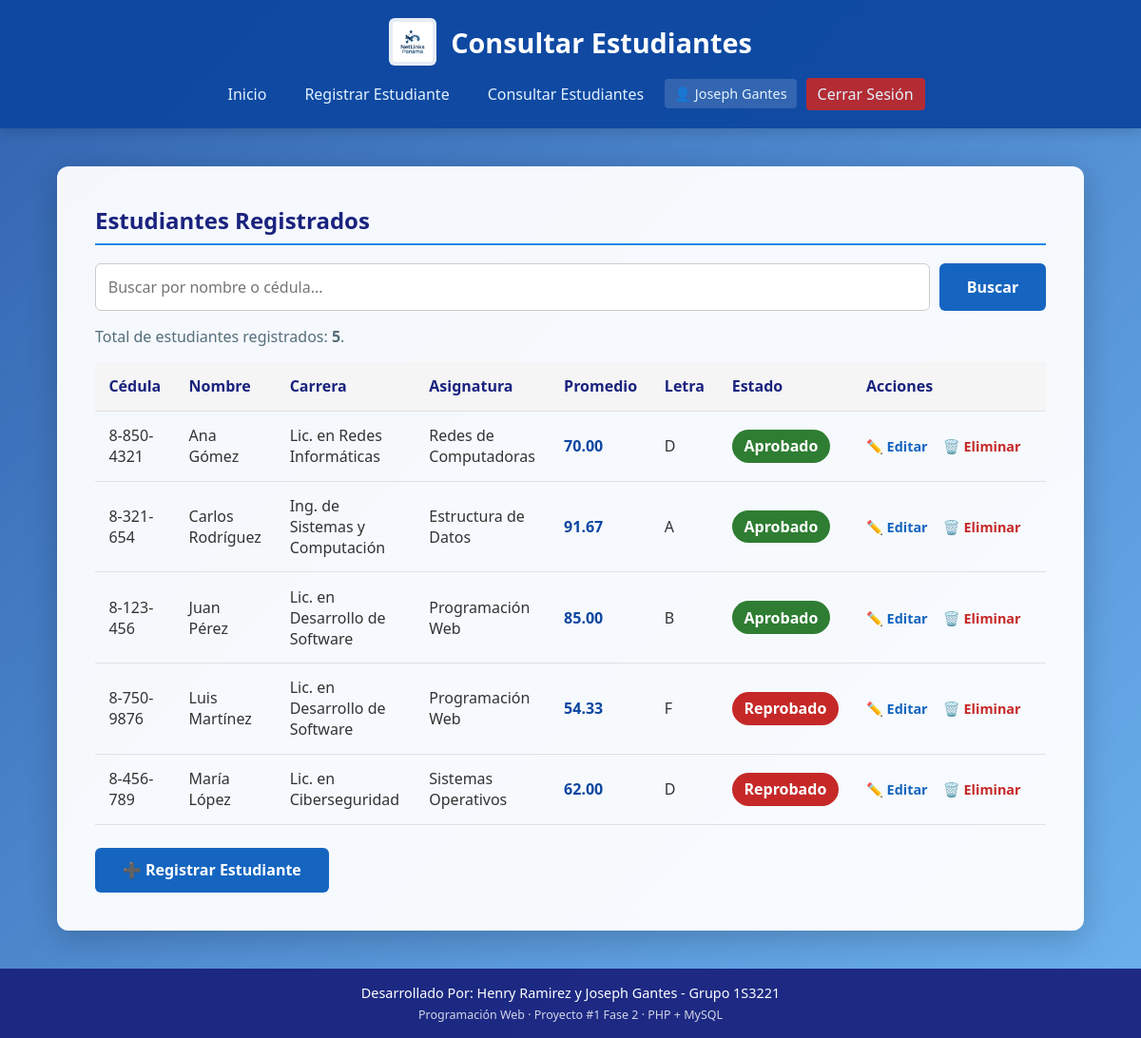
Screenshot of /listar_estudiantes.php (signed in) with the database file from the repository.
### tables this page shows
CREATE TABLE IF NOT EXISTS estudiantes (
    id_estudiante   INT           NOT NULL AUTO_INCREMENT,
    nombre_completo VARCHAR(150)  NOT NULL,
    cedula          VARCHAR(25)   NOT NULL,
    edad            INT           NOT NULL,
    carrera         VARCHAR(100)  NOT NULL,
    asignatura      VARCHAR(100)  NOT NULL,
    nota1           DECIMAL(5,2)  NOT NULL,
    nota2           DECIMAL(5,2)  NOT NULL,
    nota3           DECIMAL(5,2)  NOT NULL,
    promedio        DECIMAL(5,2)  NOT NULL,
    fecha_registro  DATETIME      NOT NULL DEFAULT CURRENT_TIMESTAMP,
    PRIMARY KEY (id_estudiante),
    UNIQUE KEY uq_estudiantes_cedula (cedula),
    KEY idx_estudiantes_nombre (nombre_completo),
    CONSTRAINT chk_estudiantes_edad  CHECK (edad >= 15),
    CONSTRAINT chk_estudiantes_nota1 CHECK (nota1 BETWEEN 0 AND 100),
    CONSTRAINT chk_estudiantes_nota2 CHECK (nota2 BETWEEN 0 AND 100),
    CONSTRAINT chk_estudiantes_nota3 CHECK (nota3 BETWEEN 0 AND 100)
);

### funciones.php (called while the page is built, shortened)
<?php
function obtenerLetraCalificacion($promedio) {
    if ($promedio >= 91) return "A";
    if ($promedio >= 81) return "B";
    if ($promedio >= 61) return "D";
    return "F";
}
function determinarEstado($promedio) {
    return ($promedio >= NOTA_MINIMA_APROBATORIA) ? "Aprobado" : "Reprobado";
}
function claseEstado($estado) {
    return ($estado === "Aprobado") ? "approved" : "failed";
}
function limpiar($valor) {
    return htmlspecialchars((string) $valor, ENT_QUOTES, 'UTF-8');
}

### listar_estudiantes.php (the view, shortened to what this page needs)
<?php
require_once 'conexion.php';
require_once 'funciones.php';
$busqueda = trim($_GET['buscar'] ?? '');
if ($busqueda !== '') {
    $patron = '%' . addcslashes($busqueda, '\\%_') . '%';
    $sql = "SELECT id_estudiante, nombre_completo, cedula, edad, carrera, asignatura,
                   nota1, nota2, nota3, promedio, fecha_registro
            FROM estudiantes
            WHERE nombre_completo LIKE ? OR cedula LIKE ?
            ORDER BY nombre_completo ASC";
    $stmt = $conexion->prepare($sql);
    $stmt->execute([$patron, $patron]);
} else {
    $sql = "SELECT id_estudiante, nombre_completo, cedula, edad, carrera, asignatura,
                   nota1, nota2, nota3, promedio, fecha_registro
            FROM estudiantes
            ORDER BY nombre_completo ASC";
    $stmt = $conexion->query($sql);
}
$estudiantes = $stmt->fetchAll();
require 'encabezado.php';
?>
    <h2>Estudiantes Registrados</h2>
    <form method="GET" action="listar_estudiantes.php" class="buscador">
        <input type="search" name="buscar" placeholder="Buscar por nombre o cédula..."
               value="<?= limpiar($busqueda) ?>" aria-label="Buscar estudiante">
        <button type="submit" class="btn">Buscar</button>
    </form>
    <p class="texto-conteo">
        <?php if ($busqueda !== ''): ?>
            Resultados para <strong>"<?= limpiar($busqueda) ?>"</strong>:
            <?= count($estudiantes) ?> estudiante(s).
        <?php else: ?>
            Total de estudiantes registrados: <strong><?= count($estudiantes) ?></strong>.
        <?php endif; ?>
    </p>
    <?php if (empty($estudiantes)): ?>
        <div class="alert alert-info">
            <?php if ($busqueda !== ''): ?>
                No se encontraron estudiantes que coincidan con la búsqueda.
            <?php else: ?>
                No existen estudiantes registrados todavía.
            <?php endif; ?>
        </div>
    <?php else: ?>
        <div class="tabla-responsive">
            <table class="tabla-listado">
                <thead>
                    <tr>
                        <th>Cédula</th>
                        <th>Nombre</th>
                        <th>Carrera</th>
                        <th>Asignatura</th>
                        <th>Promedio</th>
                        <th>Letra</th>
                        <th>Estado</th>
                        <th>Acciones</th>
                    </tr>
                </thead>
                <tbody>
                    <?php foreach ($estudiantes as $fila): ?>
                        <?php
                        $promedio = (float) $fila['promedio'];
                        $letra    = obtenerLetraCalificacion($promedio);
                        $estado   = determinarEstado($promedio);
                        ?>
                        <tr>
                            <td><?= limpiar($fila['cedula']) ?></td>
                            <td><?= limpiar($fila['nombre_completo']) ?></td>
                            <td><?= limpiar($fila['carrera']) ?></td>
                            <td><?= limpiar($fila['asignatura']) ?></td>
                            <td class="celda-promedio"><?= number_format($promedio, 2) ?></td>
                            <td><?= limpiar($letra) ?></td>
                            <td>
                                <span class="status-badge <?= claseEstado($estado) ?>"><?= limpiar($estado) ?></span>
                            </td>
                            <td class="acciones">
                                <a href="editar_estudiante.php?id=<?= (int) $fila['id_estudiante'] ?>"
                                   class="editar" title="Editar estudiante">✏️ Editar</a>
                                <a href="eliminar_estudiante.php?id=<?= (int) $fila['id_estudiante'] ?>"
                                   class="eliminar" title="Eliminar estudiante">🗑️ Eliminar</a>
                            </td>
                        </tr>
                    <?php endforeach; ?>
                </tbody>
            </table>
        </div>
    <?php endif; ?>
    <div class="form-acciones">
        <a href="registro_estudiantes.php" class="btn">➕ Registrar Estudiante</a>
    </div>
<?php require 'pie.php'; ?>

### CSS/estilos.css (style rules this page uses)
:root { --primary-color: #0d47a1; --secondary-color: #1565c0; --accent-color: #1e88e5; --dark-color: #1a237e; --light-bg: #f4f7f6; --white: #ffffff; --success-color: #2e7d32; --error-color: #c62828; }
* { box-sizing: border-box; margin: 0; padding: 0; font-family: 'Segoe UI', Tahoma, Geneva, Verdana, sans-serif; }
body { background: linear-gradient(135deg, rgba(13, 71, 161, 0.85), rgba(21, 101, 192, 0.75), rgba(30, 136, 229, 0.65)), url('https://images.unsplash.com/photo-1518770660439-4636190af475?auto=format&fit=crop&w=1920&q=80') center/cover fixed no-repeat; color: #333; display: flex; flex-direction: column; min-height: 100vh; }
h2 { color: var(--dark-color); margin-bottom: 1.2rem; font-weight: 600; border-bottom: 2px solid var(--accent-color); padding-bottom: 0.5rem; }
.texto-conteo { margin: 1rem 0; color: #546e7a; }
input[type="text"], input[type="number"], input[type="password"], input[type="search"], select { width: 100%; padding: 0.8rem; border: 1px solid #ccc; border-radius: 6px; font-size: 1rem; transition: border-color 0.3s; background-color: #fff; }
.form-acciones { display: flex; flex-wrap: wrap; align-items: center; gap: 0.75rem; margin-top: 1.5rem; }
.btn { display: inline-block; background-color: var(--secondary-color); color: var(--white); padding: 0.8rem 1.8rem; border: none; border-radius: 6px; cursor: pointer; font-size: 1rem; font-weight: 600; text-decoration: none; transition: background-color 0.3s, transform 0.1s; text-align: center; }
table { width: 100%; border-collapse: collapse; margin-top: 1.5rem; }
table th, table td { padding: 0.9rem; text-align: left; border-bottom: 1px solid #e0e0e0; }
table th { background-color: #f5f5f5; color: var(--dark-color); width: 40%; }
.tabla-responsive { width: 100%; overflow-x: auto; margin-top: 1rem; }
.tabla-listado { min-width: 900px; margin-top: 0; }
.tabla-listado th { width: auto; white-space: nowrap; }
.tabla-listado td { vertical-align: middle; }
.celda-promedio { font-weight: 700; color: var(--primary-color); white-space: nowrap; }
.acciones { white-space: nowrap; }
.acciones a { text-decoration: none; font-weight: 600; font-size: 0.9rem; margin-right: 0.75rem; }
.acciones .editar { color: var(--secondary-color); }
.acciones .eliminar { color: var(--error-color); }
.status-badge { padding: 0.4rem 0.8rem; border-radius: 20px; font-weight: bold; color: var(--white); display: inline-block; }
.approved { background-color: var(--success-color); }
.failed { background-color: var(--error-color); }
.buscador { display: flex; flex-wrap: wrap; gap: 0.6rem; margin-bottom: 0.5rem; }
.buscador input[type="search"] { flex: 1 1 260px; }

### rows the page displays
estudiantes: cedula "8-850-4321", nombre_completo "Ana Gómez", carrera "Lic. en Redes Informáticas", asignatura "Redes de Computadoras", promedio "70.00", promedio "D", promedio "Aprobado"
estudiantes: cedula "8-321-654", nombre_completo "Carlos Rodríguez", carrera "Ing. de Sistemas y Computación", asignatura "Estructura de Datos", promedio "91.67", promedio "A", promedio "Aprobado"
estudiantes: cedula "8-123-456", nombre_completo "Juan Pérez", carrera "Lic. en Desarrollo de Software", asignatura "Programación Web", promedio "85.00", promedio "B", promedio "Aprobado"
estudiantes: cedula "8-750-9876", nombre_completo "Luis Martínez", carrera "Lic. en Desarrollo de Software", asignatura "Programación Web", promedio "54.33", promedio "F", promedio "Reprobado"
estudiantes: cedula "8-456-789", nombre_completo "María López", carrera "Lic. en Ciberseguridad", asignatura "Sistemas Operativos", promedio "62.00", promedio "D", promedio "Reprobado"

### other values shown
$titulo "Consultar Estudiantes"
limpiar(nombreUsuarioActual()) "Joseph Gantes"
count($estudiantes) "5"
